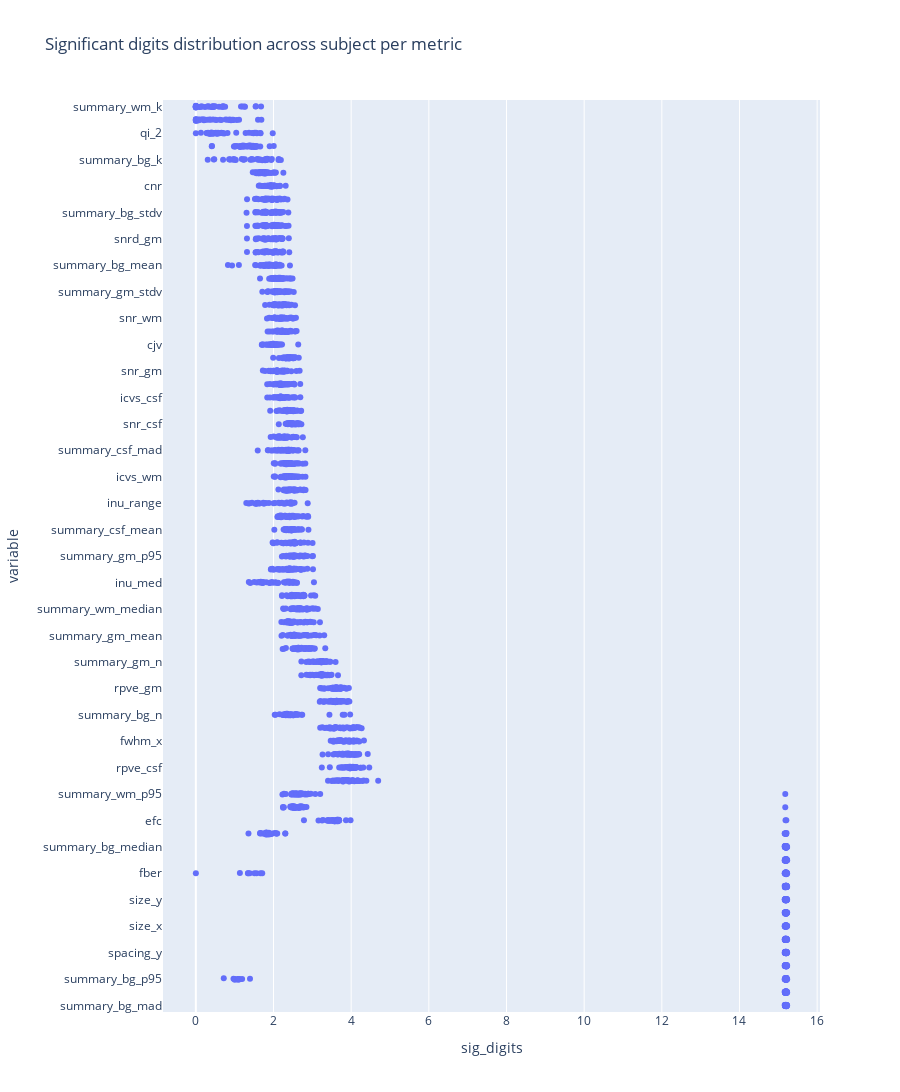

Here is the notebook cell this chart was saved with:
### Code cell
import plotly.express as px
stats.sort_values(by=['sig_digits'], ascending=[False], inplace=True)
fig = px.strip(stats, x='sig_digits', y='variable',  title='Significant digits distribution across subject per metric', height=1600)
fig

### Figure 1 — Plotly figure (JSON) as saved in the notebook; plotly's stock layout.template omitted (floating-point values rounded to 4 significant figures; data arrays with more than 128 entries replaced by an {"elided": "..."} marker saying what was removed)
{"data": [{"alignmentgroup": "True", "boxpoints": "all", "fillcolor": "rgba(255,255,255,0)", "hoveron": "points", "hovertemplate": "sig_digits=%{x}<br>variable=%{y}<extra></extra>", "legendgroup": "", "line": {"color": "rgba(255,255,255,0)"}, "marker": {"color": "#636efa"}, "name": "", "offsetgroup": "", "orientation": "h", "pointpos": 0, "showlegend": false, "type": "box", "x": {"elided": "2622 float values"}, "x0": " ", "xaxis": "x", "y": {"elided": "2622 str values"}, "y0": " ", "yaxis": "y"}], "layout": {"boxmode": "group", "height": 1600, "legend": {"tracegroupgap": 0}, "title": {"text": "Significant digits distribution across subject per metric"}, "xaxis": {"anchor": "y", "domain": [0, 1], "title": {"text": "sig_digits"}}, "yaxis": {"anchor": "x", "domain": [0, 1], "title": {"text": "variable"}}}}
